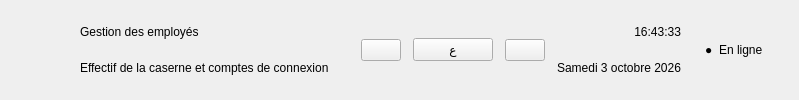
                          <widget class="QFrame" name="cadre6">
                            <property name="variante" stdset="0">
                              <string notr="true">entete</string>
                            </property>
                            <layout class="QHBoxLayout" name="layout142">
                              <property name="spacing">
                                <number>12</number>
                              </property>
                              <property name="leftMargin">
                                <number>24</number>
                              </property>
                              <property name="topMargin">
                                <number>14</number>
                              </property>
                              <property name="rightMargin">
                                <number>24</number>
                              </property>
                              <property name="bottomMargin">
                                <number>14</number>
                              </property>
                              <item>
                                <widget class="QLabel" name="tuile26">
                                  <property name="minimumSize">
                                    <size>
                                      <width>44</width>
                                      <height>44</height>
                                    </size>
                                  </property>
                                  <property name="maximumSize">
                                    <size>
                                      <width>44</width>
                                      <height>44</height>
                                    </size>
                                  </property>
                                  <property name="pixmap">
                                    <pixmap resource="ressources.qrc">:/images/icones/tuile_user_orange.png</pixmap>
                                  </property>
                                  <property name="scaledContents">
                                    <bool>true</bool>
                                  </property>
                                </widget>
                              </item>
                              <item>
                                <layout class="QVBoxLayout" name="layout140">
                                  <property name="spacing">
                                    <number>0</number>
                                  </property>
                                  <item>
                                    <widget class="QLabel" name="lbl168">
                                      <property name="text">
                                        <string>Gestion des employés</string>
                                      </property>
                                      <property name="variante" stdset="0">
                                        <string notr="true">titre</string>
                                      </property>
                                    </widget>
                                  </item>
                                  <item>
                                    <widget class="QLabel" name="lbl169">
                                      <property name="text">
                                        <string>Effectif de la caserne et comptes de connexion</string>
                                      </property>
                                      <property name="variante" stdset="0">
                                        <string notr="true">sousTitre</string>
                                      </property>
                                    </widget>
                                  </item>
                                </layout>
                              </item>
                              <item>
                                <spacer name="ressort36">
                                  <property name="orientation">
                                    <enum>Qt::Horizontal</enum>
                                  </property>
                                  <property name="sizeHint" stdset="0">
                                    <size>
                                      <width>20</width>
                                      <height>20</height>
                                    </size>
                                  </property>
                                </spacer>
                              </item>
                              <item>
                                <widget class="QPushButton" name="btnThemeEmploye">
                                  <property name="text">
                                    <string />
                                  </property>
                                  <property name="cursor">
                                    <cursorShape>PointingHandCursor</cursorShape>
                                  </property>
                                  <property name="variante" stdset="0">
                                    <string notr="true">iconeEntete</string>
                                  </property>
                                  <property name="icon">
                                    <iconset resource="ressources.qrc"><normaloff>:/images/icones/moon_gris.png</normaloff>:/images/icones/moon_gris.png</iconset>
                                  </property>
                                  <property name="iconSize">
                                    <size>
                                      <width>18</width>
                                      <height>18</height>
                                    </size>
                                  </property>
                                  <property name="toolTip">
                                    <string>Mode sombre / clair</string>
                                  </property>
                                </widget>
                              </item>
                              <item>
                                <widget class="QPushButton" name="btnLangueEmploye">
                                  <property name="text">
                                    <string>ع</string>
                                  </property>
                                  <property name="cursor">
                                    <cursorShape>PointingHandCursor</cursorShape>
                                  </property>
                                  <property name="variante" stdset="0">
                                    <string notr="true">iconeEntete</string>
                                  </property>
                                  <property name="toolTip">
                                    <string>Changer de langue (français / arabe)</string>
                                  </property>
                                </widget>
                              </item>
                              <item>
                                <widget class="QPushButton" name="btnNotificationsEmploye">
                                  <property name="text">
                                    <string />
                                  </property>
                                  <property name="cursor">
                                    <cursorShape>PointingHandCursor</cursorShape>
                                  </property>
                                  <property name="variante" stdset="0">
                                    <string notr="true">iconeEntete</string>
                                  </property>
                                  <property name="icon">
                                    <iconset resource="ressources.qrc"><normaloff>:/images/icones/bell_gris.png</normaloff>:/images/icones/bell_gris.png</iconset>
                                  </property>
                                  <property name="iconSize">
                                    <size>
                                      <width>18</width>
                                      <height>18</height>
                                    </size>
                                  </property>
                                  <property name="toolTip">
                                    <string>Notifications</string>
                                  </property>
                                </widget>
                              </item>
                              <item>
                                <layout class="QVBoxLayout" name="layoutHorlogeEmploye">
                                  <property name="spacing">
                                    <number>0</number>
                                  </property>
                                  <item>
                                    <widget class="QLabel" name="lblHeureEmploye">
                                      <property name="text">
                                        <string>16:43:33</string>
                                      </property>
                                      <property name="variante" stdset="0">
                                        <string notr="true">heure</string>
                                      </property>
                                      <property name="alignment">
                                        <set>Qt::AlignRight|Qt::AlignVCenter</set>
                                      </property>
                                    </widget>
                                  </item>
                                  <item>
                                    <widget class="QLabel" name="lblDateEmploye">
                                      <property name="text">
                                        <string>Samedi 3 octobre 2026</string>
                                      </property>
                                      <property name="variante" stdset="0">
                                        <string notr="true">date</string>
                                      </property>
                                      <property name="alignment">
                                        <set>Qt::AlignRight|Qt::AlignVCenter</set>
                                      </property>
                                    </widget>
                                  </item>
                                </layout>
                              </item>
                              <item>
                                <widget class="QFrame" name="cadre5">
                                  <property name="variante" stdset="0">
                                    <string notr="true">enLigne</string>
                                  </property>
                                  <layout class="QHBoxLayout" name="layout141">
                                    <property name="leftMargin">
                                      <number>12</number>
                                    </property>
                                    <property name="topMargin">
                                      <number>6</number>
                                    </property>
                                    <property name="rightMargin">
                                      <number>12</number>
                                    </property>
                                    <property name="bottomMargin">
                                      <number>6</number>
                                    </property>
                                    <item>
                                      <widget class="QLabel" name="pointEnLigneEmploye">
                                        <property name="text">
                                          <string>●</string>
                                        </property>
                                        <property name="variante" stdset="0">
                                          <string notr="true">enLigneTexte</string>
                                        </property>
                                      </widget>
                                    </item>
                                    <item>
                                      <widget class="QLabel" name="lbl170">
                                        <property name="text">
                                          <string>En ligne</string>
                                        </property>
                                        <property name="variante" stdset="0">
                                          <string notr="true">enLigneTexte</string>
                                        </property>
                                      </widget>
                                    </item>
                                  </layout>
                                </widget>
                              </item>
                            </layout>
                          </widget>
